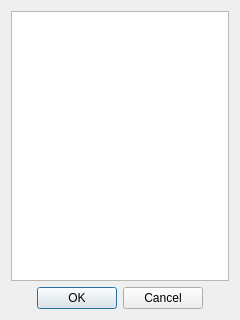
<?xml version="1.0" encoding="UTF-8"?>
<ui version="4.0">
 <class>ExperimentConfigurationSelectDialog</class>
 <widget class="QDialog" name="ExperimentConfigurationSelectDialog">
  <property name="geometry">
   <rect>
    <x>0</x>
    <y>0</y>
    <width>240</width>
    <height>320</height>
   </rect>
  </property>
  <property name="windowTitle">
   <string>Select experiment configuration</string>
  </property>
  <layout class="QVBoxLayout" name="verticalLayout">
   <item>
    <widget class="QListWidget" name="listWidget"/>
   </item>
   <item>
    <widget class="QDialogButtonBox" name="buttonBox">
     <property name="orientation">
      <enum>Qt::Horizontal</enum>
     </property>
     <property name="standardButtons">
      <set>QDialogButtonBox::Cancel|QDialogButtonBox::Ok</set>
     </property>
     <property name="centerButtons">
      <bool>true</bool>
     </property>
    </widget>
   </item>
  </layout>
 </widget>
 <resources/>
 <connections>
  <connection>
   <sender>buttonBox</sender>
   <signal>accepted()</signal>
   <receiver>ExperimentConfigurationSelectDialog</receiver>
   <slot>accept()</slot>
   <hints>
    <hint type="sourcelabel">
     <x>230</x>
     <y>310</y>
    </hint>
    <hint type="destinationlabel">
     <x>157</x>
     <y>274</y>
    </hint>
   </hints>
  </connection>
  <connection>
   <sender>buttonBox</sender>
   <signal>rejected()</signal>
   <receiver>ExperimentConfigurationSelectDialog</receiver>
   <slot>reject()</slot>
   <hints>
    <hint type="sourcelabel">
     <x>230</x>
     <y>310</y>
    </hint>
    <hint type="destinationlabel">
     <x>286</x>
     <y>274</y>
    </hint>
   </hints>
  </connection>
 </connections>
</ui>
